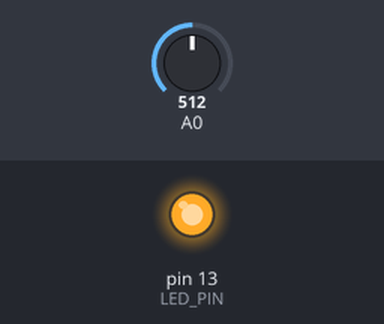
A sketch run on a simulated Arduino Uno, built with avr-gcc and run on an emulated ATmega328P. Parts: output pins drawn as LEDs (lit = HIGH). Dashed ring = blinking. The test bench sets the inputs (shaded band); at power-on: A0 = 512.

Above: at 1.2 s.
1.3 s: A0 set to 785
2.8 s: A0 set to 811
At 3.1 s:
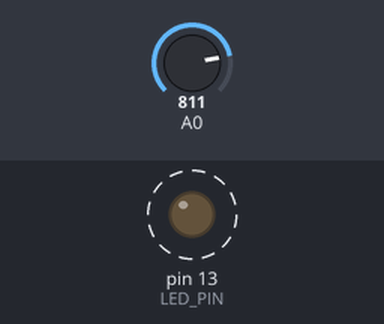
5.8 s: A0 set to 716
At 5.9 s:
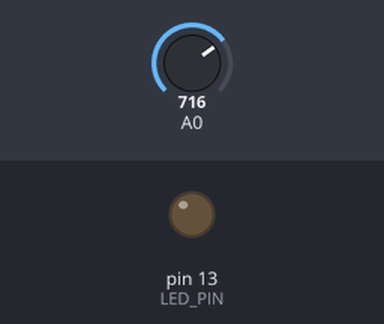
7.3 s: A0 set to 900
At 7.8 s:
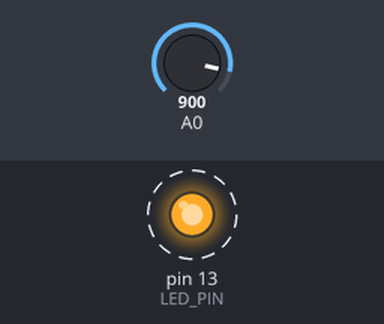
Timing chart, 0 to 11.3 s (numbered marks = the images above; inputs shaded):
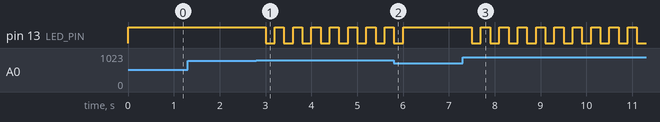

The sketch:

ADC.ino
```cpp
#define FAIXA1      40
#define FAIXA2      80
#define ADC_BOTTOM  25
#define ADC_TOP     980
#define LED_PIN     13
#define LED_DELAY   200

void setup() {
  pinMode(A0, INPUT);
  pinMode(LED_PIN, OUTPUT);
}

void loop() {
  int leitura = analogRead(A0);
  int leitura_map = map(leitura, ADC_BOTTOM, ADC_TOP, 0, 100);

  if (leitura_map < FAIXA1) {
    digitalWrite(LED_PIN, LOW);
  } else if (leitura_map > FAIXA1 && leitura_map < FAIXA2) {
    digitalWrite(LED_PIN, HIGH);
  } else if (leitura_map > FAIXA2) {
    digitalWrite(LED_PIN, HIGH);
    delay(LED_DELAY);
    digitalWrite(LED_PIN, LOW);
    delay(LED_DELAY);
  }
}
```

Measured:
- the behaviour switches between 798 and 799 on A0 (found by bisection; images 0 and 1)
- after the input at 1.3 s, every drawn part: stays the same
- after the input at 2.8 s, pin 13 (LED_PIN): alternates HIGH for 0.20 s and LOW for 0.20 s, starting after 0.20 s
- after the input at 5.8 s, pin 13 (LED_PIN): goes on until 6.0 s, then stays HIGH
- after the input at 7.3 s, pin 13 (LED_PIN): alternates HIGH for 0.20 s and LOW for 0.20 s, starting after 0.20 s
